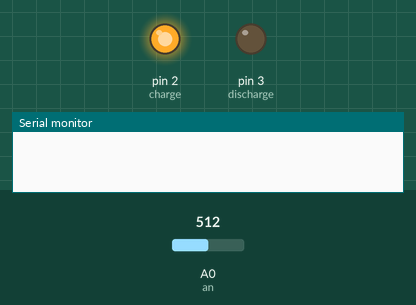
This sketch was run on a simulated Arduino Uno, built with avr-gcc and run on an emulated ATmega328P. Shown: output pins drawn as LEDs (lit = HIGH), the last lines printed to the serial monitor. The test bench sets the inputs (shaded band); at power-on: A0 (an) = 512.

Above: at 1.2 s.
1.3 s: A0 (an) set to 635
2.8 s: A0 (an) set to 665
At 3.7 s:
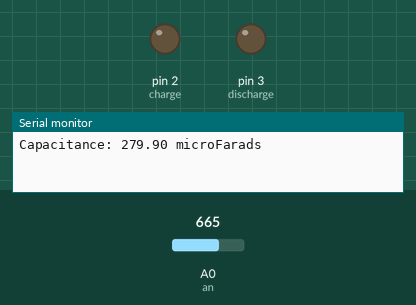
4.3 s: A0 (an) set to 0
At 5.6 s:
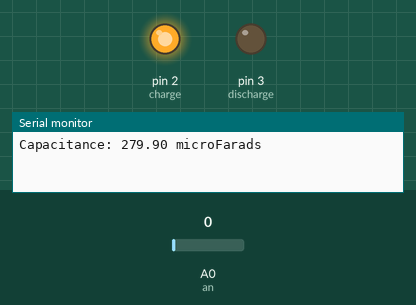
6.8 s: A0 (an) set to 658
At 8.0 s:
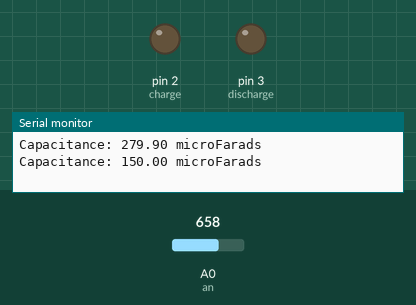
Timing chart, 0 to 9.3 s (numbered marks = the images above; inputs shaded):
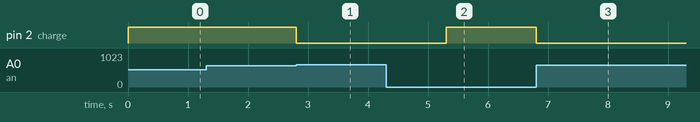

Measured:
- the behaviour switches between 647 and 648 on A0 (an) (found by bisection; images 0 and 1)
- after the input at 1.3 s, every drawn part: stays the same
- after the input at 2.8 s, pin 2 (charge): HIGH → LOW at once
- after the input at 4.3 s, pin 2 (charge): LOW → HIGH after 1.0 s
- after the input at 6.8 s, pin 2 (charge): HIGH → LOW at once

The sketch:

sketch_aug21a.ino
```cpp
float tc;
float c;
long starttime;
int charge=2;
int discharge=3;
int an=A0;
void setup() {
  Serial.begin(9600);
  pinMode(charge, OUTPUT);

 }

void loop() {
digitalWrite(charge,1);
starttime=millis();
while(analogRead(an)<648){};
tc=millis()-starttime;
digitalWrite(charge, 0);

c= (float)(tc/10000)*1000;
Serial.print("Capacitance: ");
Serial.print(c);
Serial.println(" microFarads");

pinMode(discharge,OUTPUT);
digitalWrite(discharge, 0);
while(analogRead(A0)>0){};
pinMode(discharge, INPUT);
delay(1000);

}
```
